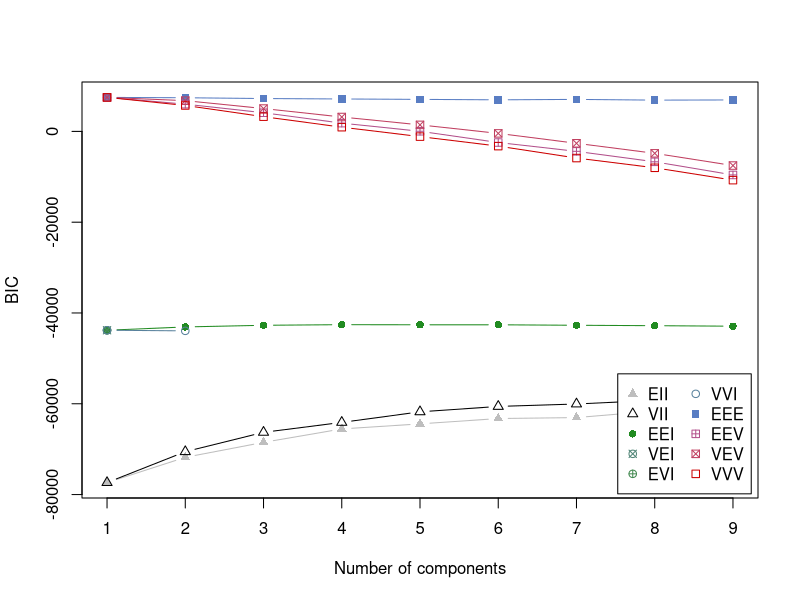
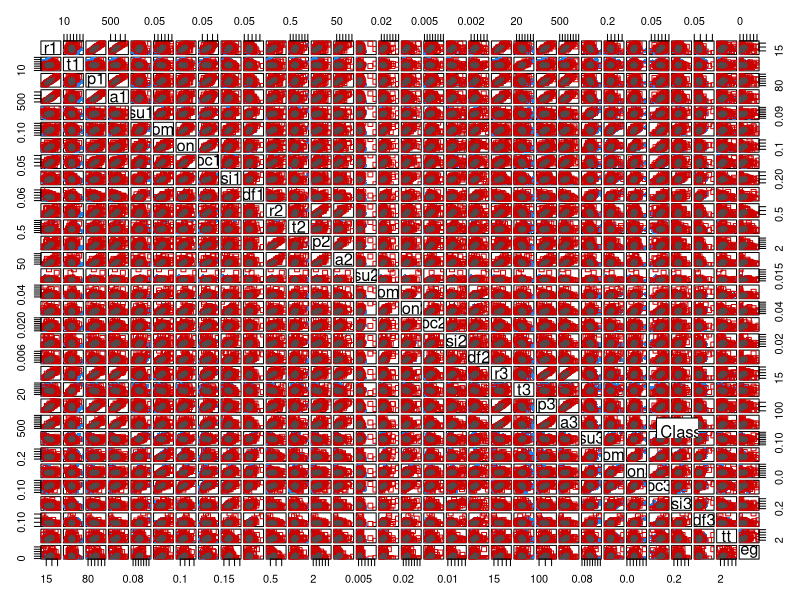
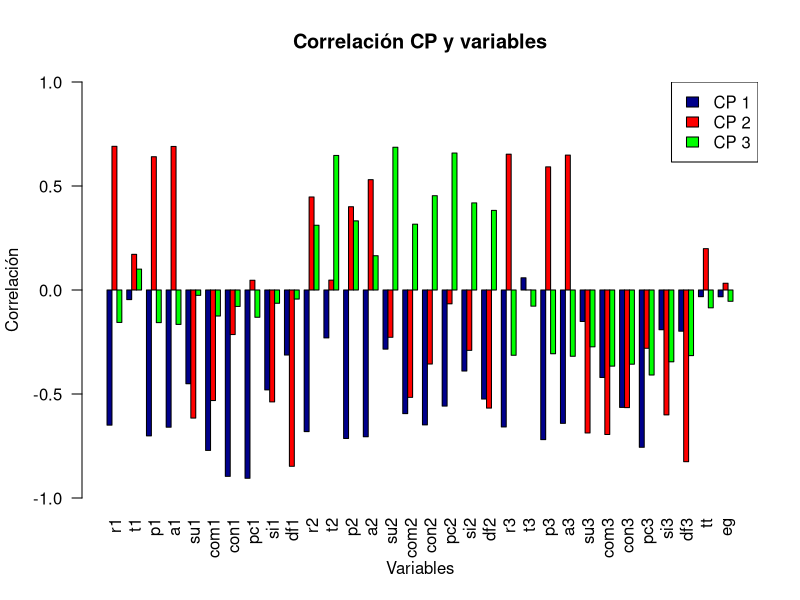

The R source for these figures, in order: (Note: this script raises an error after producing the figures.)
library("mclust") #cargar biblioteca

data = read.table("wpbc.data", sep = ",")

colnames(data) = c("id", "c", "t ","r1", "t1", "p1", "a1", "su1",
                   "com1", "con1", "pc1", "si1", "df1",
                   "r2", "t2", "p2", "a2", "su2",
                   "com2", "con2", "pc2", "si2", "df2",
                   "r3", "t3", "p3", "a3", "su3",
                   "com3", "con3", "pc3", "si3", "df3",
                   "tt", "eg")

# colnames(data) = c("id", "clase", "tiempo ","radio_1", "textura_1", "perimetro_1", "area_1", "suavidad_1",
#                   "compacidad_1", "concavidad_1", "puntos_concavos_1", "simetria_1", "dimension_fractal_1",
#                   "radio_2", "textura_2", "perimetro_2", "area_2", "suavidad_2",
#                   "compacidad_2", "concavidad_2", "puntos_concavos_2", "simetria_2", "dimension_fractal_2",
#                   "radio_3", "textura_3", "perimetro_3", "area_3", "suavidad_3",
#                   "compacidad_3", "concavidad_3", "puntos_concavos_3", "simetria_3", "dimension_fractal_3",
#                   "tam_tumor", "est_ganglios")

#se eliminan registros con error
error = data$eg == '?'
data = data[!error,]

#se modifica la ultima variable a numerica
data$eg = as.numeric(data$eg)

#Best BIC values:
#  EEE,1    EEV,1    VEV,1
#BIC      7406.545 7406.545 7406.545
#BIC diff    0.000    0.000    0.000

class=data$c
BIC=mclustBIC(data[,4:35], prior = priorControl(functionName="defaultPrior", shrinkage=0.1))

#graficar BIC
plot(BIC)

#>>>summary(BIC)
#Best BIC values:
#            EEE,1    EEV,1    VEV,1
#BIC      7406.545 7406.545 7406.545
#BIC diff    0.000    0.000    0.000

#            EEE,2    EEV,2    VEV,2
#BIC       7266.63  6103.41  6373.11

#son utilizados 2 grupos dado que en caso contrario no tendria sentido la clasificación
mod_eee=Mclust(data[,4:35], G = 2, modelNames = "EEE")
#>>>summary(mod_eee)
#Clustering table:
#  1   2 
#127  67 
table(class,mod_eee$classification)
# class   1   2
#     N 100  48
#     R  27  19
# error 75 casos

mod_eev=Mclust(data[,4:35], G = 2, modelNames = "EEV")
#>>>summary(mod_eev)
#Clustering table:
#  1   2 
#118  76 
table(class,mod_eev$classification)
# class  1  2
#     N 96 52
#     R 22 24
# error 74 casos
mod_vev=Mclust(data[,4:35], G = 2, modelNames = "VEV")
#>>>summary(mod_vev)
#Clustering table:
# 1   2 
#118  76 
table(class,mod_vev$classification)
# class  1  2
#     N 96 52
#     R 22 24
# error 74 casos

#es graficado un agrupamiento
plot(mod_eee, what = "classification") 
legend("bottomright", legend = 1:2, col = mclust.options("classPlotColors"), pch = mclust.options("classPlotSymbols"),title = "Class labels:")

#ver correlación de cada variable segun componentes principales
data.acp <- prcomp(data[4:35], scale = TRUE)

data.cor <- data.acp$rotation %*% diag(data.acp$sdev)

colors <- c("darkblue", "red", "green")
barplot(t(data.cor[, 1:3]), beside = TRUE, ylim = c(-1, 1), col = colors, xlab = "Variables", ylab = "Correlación", main = "Correlación CP y variables", las = 2)
legend("topright", legend = c("CP 1", "CP 2", "CP 3"), fill = colors)

#comparar metodo de agrupamiento por modelos con K-means
# Las 4 variaciones del algoritmo son: Lloyd, Forgy, MacQueen y Hartigan-Wong. 
# Para compararlas puede usarse la "distancia intracluster", que es la suma 
# de las distancia entre los centroide. El algoritmo que tenga la mayor 
# "distancia intracluster" sería el ganador ya que sería la mejor separación de grupos.

#https://www.youtube.com/watch?v=UwX4Ta78J0U
#algoritmos utilizados
algoritmos = c("Hartigan-Wong","Lloyd","Forgy","MacQueen") 
#cantidad de algorimos
cantidadAlgoritmos = length(Algoritmos) # guarda la cantidad de algoritmos usados
#para guardar las iteraciones de cada algotimo que será corrido 50 veces cada uno
iteraciones = data.frame(intraclase=numeric(),algoritmo=character())

#es corrido cada algorimo 50 veces y almacenado su valor de inercia interclase
#cada algorimo es corrido dado que se parte con puntos escogidos al azar
for (i in 1:cantidadAlgoritmos) 
{
  for (ii in 1:50) 
  {
    modelo      = kmeans(data[4:35],2, algorithm = algoritmos[i]) # 2 corresponde cantidad de grupos
    iteraciones = rbind(iteraciones,
                         data.frame(intraclase = modelo$betweenss,
                                    algoritmo = algoritmos[i]))
  }
}

#son sumados los valores obtenidos por cada algorimo
resultados = tapply(iteraciones$intraclase,iteraciones$algoritmo,mean) 
#son ordenados los promedios de las inercia entre clasesr
resultados = sort(resultados,decreasing = T)
algoritmoGanador = names(resultados[1])

#se ejecuta el algorimo ganador y se le asigna una clase a cada paciente
kmeansOptimizado = kmeans(data[4:35],2, algorithm = algoritmoGanador)

#comprobar funcionamiento del algorimo kmeans
table(class,kmeansOptimizado$cluster)

# class   1   2
#     N  48 100
#     R  23  23
# error en 71 casos
